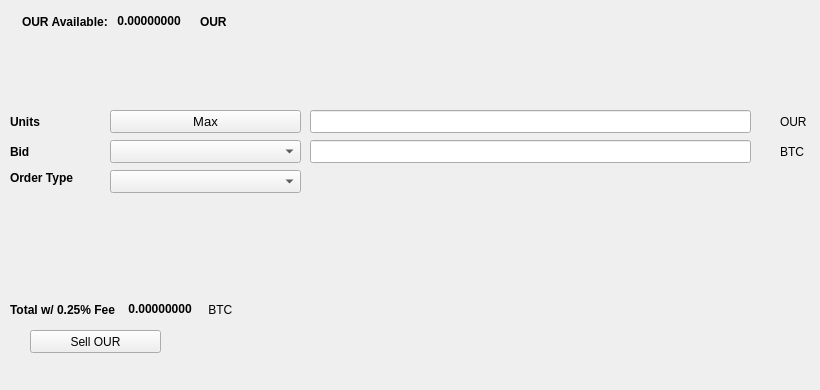
   <widget class="QWidget" name="SellTab">
    <attribute name="title">
     <string>Sell</string>
    </attribute>
    <widget class="QLabel" name="label_16">
     <property name="geometry">
      <rect>
       <x>780</x>
       <y>140</y>
       <width>31</width>
       <height>23</height>
      </rect>
     </property>
     <property name="text">
      <string>BTC</string>
     </property>
    </widget>
    <widget class="QComboBox" name="SellBidcomboBox">
     <property name="geometry">
      <rect>
       <x>110</x>
       <y>140</y>
       <width>191</width>
       <height>23</height>
      </rect>
     </property>
     <property name="font">
      <font>
       <pointsize>10</pointsize>
      </font>
     </property>
    </widget>
    <widget class="QLabel" name="label_18">
     <property name="geometry">
      <rect>
       <x>10</x>
       <y>110</y>
       <width>46</width>
       <height>23</height>
      </rect>
     </property>
     <property name="font">
      <font>
       <weight>75</weight>
       <bold>true</bold>
      </font>
     </property>
     <property name="text">
      <string>Units</string>
     </property>
    </widget>
    <widget class="QPushButton" name="Sell_Max_Amount">
     <property name="geometry">
      <rect>
       <x>110</x>
       <y>110</y>
       <width>191</width>
       <height>23</height>
      </rect>
     </property>
     <property name="font">
      <font>
       <pointsize>10</pointsize>
      </font>
     </property>
     <property name="text">
      <string>Max</string>
     </property>
    </widget>
    <widget class="QLabel" name="label_20">
     <property name="geometry">
      <rect>
       <x>10</x>
       <y>170</y>
       <width>91</width>
       <height>16</height>
      </rect>
     </property>
     <property name="font">
      <font>
       <weight>75</weight>
       <bold>true</bold>
      </font>
     </property>
     <property name="text">
      <string>Order Type</string>
     </property>
    </widget>
    <widget class="QComboBox" name="SellOrdertypeCombo">
     <property name="geometry">
      <rect>
       <x>110</x>
       <y>170</y>
       <width>191</width>
       <height>23</height>
      </rect>
     </property>
     <property name="font">
      <font>
       <pointsize>10</pointsize>
      </font>
     </property>
    </widget>
    <widget class="QLabel" name="label_21">
     <property name="geometry">
      <rect>
       <x>10</x>
       <y>140</y>
       <width>46</width>
       <height>23</height>
      </rect>
     </property>
     <property name="font">
      <font>
       <weight>75</weight>
       <bold>true</bold>
      </font>
     </property>
     <property name="text">
      <string>Bid</string>
     </property>
    </widget>
    <widget class="QLabel" name="label_22">
     <property name="geometry">
      <rect>
       <x>780</x>
       <y>110</y>
       <width>31</width>
       <height>23</height>
      </rect>
     </property>
     <property name="text">
      <string>OUR</string>
     </property>
    </widget>
    <widget class="QLineEdit" name="UnitsInputOUR">
     <property name="geometry">
      <rect>
       <x>310</x>
       <y>110</y>
       <width>441</width>
       <height>23</height>
      </rect>
     </property>
     <property name="font">
      <font>
       <pointsize>9</pointsize>
       <weight>75</weight>
       <bold>true</bold>
      </font>
     </property>
    </widget>
    <widget class="QLineEdit" name="SellBidPriceEdit">
     <property name="geometry">
      <rect>
       <x>310</x>
       <y>140</y>
       <width>441</width>
       <height>23</height>
      </rect>
     </property>
     <property name="font">
      <font>
       <pointsize>9</pointsize>
       <weight>75</weight>
       <bold>true</bold>
      </font>
     </property>
    </widget>
    <widget class="QPushButton" name="SellOURBTN">
     <property name="geometry">
      <rect>
       <x>30</x>
       <y>330</y>
       <width>131</width>
       <height>23</height>
      </rect>
     </property>
     <property name="text">
      <string>Sell OUR</string>
     </property>
     <property name="icon">
      <iconset resource="../ourcoin">
       <normaloff>:/icons/bitcoin</normaloff>:/icons/bitcoin</iconset>
     </property>
    </widget>
    <widget class="QWidget" name="layoutWidget3">
     <property name="geometry">
      <rect>
       <x>22</x>
       <y>12</y>
       <width>258</width>
       <height>19</height>
      </rect>
     </property>
     <layout class="QHBoxLayout" name="horizontalLayout">
      <item>
       <widget class="QLabel" name="label232_2">
        <property name="font">
         <font>
          <weight>75</weight>
          <bold>true</bold>
         </font>
        </property>
        <property name="text">
         <string>OUR Available:</string>
        </property>
       </widget>
      </item>
      <item>
       <widget class="QLabel" name="OURAvailableLabel">
        <property name="palette">
         <palette>
          <active>
           <colorrole role="WindowText">
            <brush brushstyle="SolidPattern">
             <color alpha="255">
              <red>0</red>
              <green>0</green>
              <blue>0</blue>
             </color>
            </brush>
           </colorrole>
           <colorrole role="Button">
            <brush brushstyle="SolidPattern">
             <color alpha="255">
              <red>0</red>
              <green>170</green>
              <blue>0</blue>
             </color>
            </brush>
           </colorrole>
           <colorrole role="Light">
            <brush brushstyle="SolidPattern">
             <color alpha="255">
              <red>0</red>
              <green>255</green>
              <blue>0</blue>
             </color>
            </brush>
           </colorrole>
           <colorrole role="Midlight">
            <brush brushstyle="SolidPattern">
             <color alpha="255">
              <red>0</red>
              <green>212</green>
              <blue>0</blue>
             </color>
            </brush>
           </colorrole>
           <colorrole role="Dark">
            <brush brushstyle="SolidPattern">
             <color alpha="255">
              <red>0</red>
              <green>85</green>
              <blue>0</blue>
             </color>
            </brush>
           </colorrole>
           <colorrole role="Mid">
            <brush brushstyle="SolidPattern">
             <color alpha="255">
              <red>0</red>
              <green>113</green>
              <blue>0</blue>
             </color>
            </brush>
           </colorrole>
           <colorrole role="Text">
            <brush brushstyle="SolidPattern">
             <color alpha="255">
              <red>0</red>
              <green>170</green>
              <blue>0</blue>
             </color>
            </brush>
           </colorrole>
           <colorrole role="BrightText">
            <brush brushstyle="SolidPattern">
             <color alpha="255">
              <red>255</red>
              <green>255</green>
              <blue>255</blue>
             </color>
            </brush>
           </colorrole>
           <colorrole role="ButtonText">
            <brush brushstyle="SolidPattern">
             <color alpha="255">
              <red>0</red>
              <green>0</green>
              <blue>0</blue>
             </color>
            </brush>
           </colorrole>
           <colorrole role="Base">
            <brush brushstyle="SolidPattern">
             <color alpha="255">
              <red>255</red>
              <green>255</green>
              <blue>255</blue>
             </color>
            </brush>
           </colorrole>
           <colorrole role="Window">
            <brush brushstyle="SolidPattern">
             <color alpha="255">
              <red>0</red>
              <green>170</green>
              <blue>0</blue>
             </color>
            </brush>
           </colorrole>
           <colorrole role="Shadow">
            <brush brushstyle="SolidPattern">
             <color alpha="255">
              <red>0</red>
              <green>0</green>
              <blue>0</blue>
             </color>
            </brush>
           </colorrole>
           <colorrole role="AlternateBase">
            <brush brushstyle="SolidPattern">
             <color alpha="255">
              <red>127</red>
              <green>212</green>
              <blue>127</blue>
             </color>
            </brush>
           </colorrole>
           <colorrole role="ToolTipBase">
            <brush brushstyle="SolidPattern">
             <color alpha="255">
              <red>255</red>
              <green>255</green>
              <blue>220</blue>
             </color>
            </brush>
           </colorrole>
           <colorrole role="ToolTipText">
            <brush brushstyle="SolidPattern">
             <color alpha="255">
              <red>0</red>
              <green>0</green>
              <blue>0</blue>
             </color>
            </brush>
           </colorrole>
          </active>
          <inactive>
           <colorrole role="WindowText">
            <brush brushstyle="SolidPattern">
             <color alpha="255">
              <red>0</red>
              <green>0</green>
              <blue>0</blue>
             </color>
            </brush>
           </colorrole>
           <colorrole role="Button">
            <brush brushstyle="SolidPattern">
             <color alpha="255">
              <red>0</red>
              <green>170</green>
              <blue>0</blue>
             </color>
            </brush>
           </colorrole>
           <colorrole role="Light">
            <brush brushstyle="SolidPattern">
             <color alpha="255">
              <red>0</red>
              <green>255</green>
              <blue>0</blue>
             </color>
            </brush>
           </colorrole>
           <colorrole role="Midlight">
            <brush brushstyle="SolidPattern">
             <color alpha="255">
              <red>0</red>
              <green>212</green>
              <blue>0</blue>
             </color>
            </brush>
           </colorrole>
           <colorrole role="Dark">
            <brush brushstyle="SolidPattern">
             <color alpha="255">
              <red>0</red>
              <green>85</green>
              <blue>0</blue>
             </color>
            </brush>
           </colorrole>
           <colorrole role="Mid">
            <brush brushstyle="SolidPattern">
             <color alpha="255">
              <red>0</red>
              <green>113</green>
              <blue>0</blue>
             </color>
            </brush>
           </colorrole>
           <colorrole role="Text">
            <brush brushstyle="SolidPattern">
             <color alpha="255">
              <red>0</red>
              <green>170</green>
              <blue>0</blue>
             </color>
            </brush>
           </colorrole>
           <colorrole role="BrightText">
            <brush brushstyle="SolidPattern">
             <color alpha="255">
              <red>255</red>
              <green>255</green>
              <blue>255</blue>
             </color>
            </brush>
           </colorrole>
           <colorrole role="ButtonText">
            <brush brushstyle="SolidPattern">
             <color alpha="255">
              <red>0</red>
              <green>0</green>
              <blue>0</blue>
             </color>
            </brush>
           </colorrole>
           <colorrole role="Base">
            <brush brushstyle="SolidPattern">
             <color alpha="255">
              <red>255</red>
              <green>255</green>
              <blue>255</blue>
             </color>
            </brush>
           </colorrole>
           <colorrole role="Window">
            <brush brushstyle="SolidPattern">
             <color alpha="255">
              <red>0</red>
              <green>170</green>
              <blue>0</blue>
             </color>
            </brush>
           </colorrole>
           <colorrole role="Shadow">
            <brush brushstyle="SolidPattern">
             <color alpha="255">
              <red>0</red>
              <green>0</green>
              <blue>0</blue>
             </color>
            </brush>
           </colorrole>
           <colorrole role="AlternateBase">
            <brush brushstyle="SolidPattern">
             <color alpha="255">
              <red>127</red>
              <green>212</green>
              <blue>127</blue>
             </color>
            </brush>
           </colorrole>
           <colorrole role="ToolTipBase">
            <brush brushstyle="SolidPattern">
             <color alpha="255">
              <red>255</red>
              <green>255</green>
              <blue>220</blue>
             </color>
            </brush>
           </colorrole>
           <colorrole role="ToolTipText">
            <brush brushstyle="SolidPattern">
             <color alpha="255">
              <red>0</red>
              <green>0</green>
              <blue>0</blue>
             </color>
            </brush>
           </colorrole>
          </inactive>
          <disabled>
           <colorrole role="WindowText">
            <brush brushstyle="SolidPattern">
             <color alpha="255">
              <red>0</red>
              <green>85</green>
              <blue>0</blue>
             </color>
            </brush>
           </colorrole>
           <colorrole role="Button">
            <brush brushstyle="SolidPattern">
             <color alpha="255">
              <red>0</red>
              <green>170</green>
              <blue>0</blue>
             </color>
            </brush>
           </colorrole>
           <colorrole role="Light">
            <brush brushstyle="SolidPattern">
             <color alpha="255">
              <red>0</red>
              <green>255</green>
              <blue>0</blue>
             </color>
            </brush>
           </colorrole>
           <colorrole role="Midlight">
            <brush brushstyle="SolidPattern">
             <color alpha="255">
              <red>0</red>
              <green>212</green>
              <blue>0</blue>
             </color>
            </brush>
           </colorrole>
           <colorrole role="Dark">
            <brush brushstyle="SolidPattern">
             <color alpha="255">
              <red>0</red>
              <green>85</green>
              <blue>0</blue>
             </color>
            </brush>
           </colorrole>
           <colorrole role="Mid">
            <brush brushstyle="SolidPattern">
             <color alpha="255">
              <red>0</red>
              <green>113</green>
              <blue>0</blue>
             </color>
            </brush>
           </colorrole>
           <colorrole role="Text">
            <brush brushstyle="SolidPattern">
             <color alpha="255">
              <red>0</red>
              <green>85</green>
              <blue>0</blue>
             </color>
            </brush>
           </colorrole>
           <colorrole role="BrightText">
            <brush brushstyle="SolidPattern">
             <color alpha="255">
              <red>255</red>
              <green>255</green>
              <blue>255</blue>
             </color>
            </brush>
           </colorrole>
           <colorrole role="ButtonText">
            <brush brushstyle="SolidPattern">
             <color alpha="255">
              <red>0</red>
              <green>85</green>
              <blue>0</blue>
             </color>
            </brush>
           </colorrole>
           <colorrole role="Base">
            <brush brushstyle="SolidPattern">
             <color alpha="255">
              <red>0</red>
              <green>170</green>
              <blue>0</blue>
             </color>
            </brush>
           </colorrole>
           <colorrole role="Window">
            <brush brushstyle="SolidPattern">
             <color alpha="255">
              <red>0</red>
              <green>170</green>
              <blue>0</blue>
             </color>
            </brush>
           </colorrole>
           <colorrole role="Shadow">
            <brush brushstyle="SolidPattern">
             <color alpha="255">
              <red>0</red>
              <green>0</green>
              <blue>0</blue>
             </color>
            </brush>
           </colorrole>
           <colorrole role="AlternateBase">
            <brush brushstyle="SolidPattern">
             <color alpha="255">
              <red>0</red>
              <green>170</green>
              <blue>0</blue>
             </color>
            </brush>
           </colorrole>
           <colorrole role="ToolTipBase">
            <brush brushstyle="SolidPattern">
             <color alpha="255">
              <red>255</red>
              <green>255</green>
              <blue>220</blue>
             </color>
            </brush>
           </colorrole>
           <colorrole role="ToolTipText">
            <brush brushstyle="SolidPattern">
             <color alpha="255">
              <red>0</red>
              <green>0</green>
              <blue>0</blue>
             </color>
            </brush>
           </colorrole>
          </disabled>
         </palette>
        </property>
        <property name="font">
         <font>
          <weight>75</weight>
          <bold>true</bold>
         </font>
        </property>
        <property name="text">
         <string> 0.00000000 </string>
        </property>
        <property name="textInteractionFlags">
         <set>Qt::LinksAccessibleByMouse|Qt::TextSelectableByKeyboard|Qt::TextSelectableByMouse</set>
        </property>
       </widget>
      </item>
      <item>
       <widget class="QLabel" name="labelOUR">
        <property name="font">
         <font>
          <weight>75</weight>
          <bold>true</bold>
         </font>
        </property>
        <property name="text">
         <string>OUR</string>
        </property>
       </widget>
      </item>
     </layout>
    </widget>
    <widget class="QWidget" name="layoutWidget">
     <property name="geometry">
      <rect>
       <x>10</x>
       <y>300</y>
       <width>268</width>
       <height>19</height>
      </rect>
     </property>
     <layout class="QHBoxLayout" name="horizontalLayout_2">
      <item>
       <widget class="QLabel" name="label_19">
        <property name="font">
         <font>
          <weight>75</weight>
          <bold>true</bold>
         </font>
        </property>
        <property name="text">
         <string>Total w/ 0.25% Fee </string>
        </property>
       </widget>
      </item>
      <item>
       <widget class="QLabel" name="SellCostLabel">
        <property name="palette">
         <palette>
          <active>
           <colorrole role="WindowText">
            <brush brushstyle="SolidPattern">
             <color alpha="255">
              <red>0</red>
              <green>0</green>
              <blue>0</blue>
             </color>
            </brush>
           </colorrole>
           <colorrole role="Button">
            <brush brushstyle="SolidPattern">
             <color alpha="255">
              <red>0</red>
              <green>170</green>
              <blue>0</blue>
             </color>
            </brush>
           </colorrole>
           <colorrole role="Light">
            <brush brushstyle="SolidPattern">
             <color alpha="255">
              <red>0</red>
              <green>255</green>
              <blue>0</blue>
             </color>
            </brush>
           </colorrole>
           <colorrole role="Midlight">
            <brush brushstyle="SolidPattern">
             <color alpha="255">
              <red>0</red>
              <green>212</green>
              <blue>0</blue>
             </color>
            </brush>
           </colorrole>
           <colorrole role="Dark">
            <brush brushstyle="SolidPattern">
             <color alpha="255">
              <red>0</red>
              <green>85</green>
              <blue>0</blue>
             </color>
            </brush>
           </colorrole>
           <colorrole role="Mid">
            <brush brushstyle="SolidPattern">
             <color alpha="255">
              <red>0</red>
              <green>113</green>
              <blue>0</blue>
             </color>
            </brush>
           </colorrole>
           <colorrole role="Text">
            <brush brushstyle="SolidPattern">
             <color alpha="255">
              <red>0</red>
              <green>170</green>
              <blue>0</blue>
             </color>
            </brush>
           </colorrole>
           <colorrole role="BrightText">
            <brush brushstyle="SolidPattern">
             <color alpha="255">
              <red>255</red>
              <green>255</green>
              <blue>255</blue>
             </color>
            </brush>
           </colorrole>
           <colorrole role="ButtonText">
            <brush brushstyle="SolidPattern">
             <color alpha="255">
              <red>0</red>
              <green>0</green>
              <blue>0</blue>
             </color>
            </brush>
           </colorrole>
           <colorrole role="Base">
            <brush brushstyle="SolidPattern">
             <color alpha="255">
              <red>255</red>
              <green>255</green>
              <blue>255</blue>
             </color>
            </brush>
           </colorrole>
           <colorrole role="Window">
            <brush brushstyle="SolidPattern">
             <color alpha="255">
              <red>0</red>
              <green>170</green>
              <blue>0</blue>
             </color>
            </brush>
           </colorrole>
           <colorrole role="Shadow">
            <brush brushstyle="SolidPattern">
             <color alpha="255">
              <red>0</red>
              <green>0</green>
              <blue>0</blue>
             </color>
            </brush>
           </colorrole>
           <colorrole role="AlternateBase">
            <brush brushstyle="SolidPattern">
             <color alpha="255">
              <red>127</red>
              <green>212</green>
              <blue>127</blue>
             </color>
            </brush>
           </colorrole>
           <colorrole role="ToolTipBase">
            <brush brushstyle="SolidPattern">
             <color alpha="255">
              <red>255</red>
              <green>255</green>
              <blue>220</blue>
             </color>
            </brush>
           </colorrole>
           <colorrole role="ToolTipText">
            <brush brushstyle="SolidPattern">
             <color alpha="255">
              <red>0</red>
              <green>0</green>
              <blue>0</blue>
             </color>
            </brush>
           </colorrole>
          </active>
          <inactive>
           <colorrole role="WindowText">
            <brush brushstyle="SolidPattern">
             <color alpha="255">
              <red>0</red>
              <green>0</green>
              <blue>0</blue>
             </color>
            </brush>
           </colorrole>
           <colorrole role="Button">
            <brush brushstyle="SolidPattern">
             <color alpha="255">
              <red>0</red>
              <green>170</green>
              <blue>0</blue>
             </color>
            </brush>
           </colorrole>
           <colorrole role="Light">
            <brush brushstyle="SolidPattern">
             <color alpha="255">
              <red>0</red>
              <green>255</green>
              <blue>0</blue>
             </color>
            </brush>
           </colorrole>
           <colorrole role="Midlight">
            <brush brushstyle="SolidPattern">
             <color alpha="255">
              <red>0</red>
              <green>212</green>
              <blue>0</blue>
             </color>
            </brush>
           </colorrole>
           <colorrole role="Dark">
            <brush brushstyle="SolidPattern">
             <color alpha="255">
              <red>0</red>
              <green>85</green>
              <blue>0</blue>
             </color>
            </brush>
           </colorrole>
           <colorrole role="Mid">
            <brush brushstyle="SolidPattern">
             <color alpha="255">
              <red>0</red>
              <green>113</green>
              <blue>0</blue>
             </color>
            </brush>
           </colorrole>
           <colorrole role="Text">
            <brush brushstyle="SolidPattern">
             <color alpha="255">
              <red>0</red>
              <green>170</green>
              <blue>0</blue>
             </color>
            </brush>
           </colorrole>
           <colorrole role="BrightText">
            <brush brushstyle="SolidPattern">
             <color alpha="255">
              <red>255</red>
              <green>255</green>
              <blue>255</blue>
             </color>
            </brush>
           </colorrole>
           <colorrole role="ButtonText">
            <brush brushstyle="SolidPattern">
             <color alpha="255">
              <red>0</red>
              <green>0</green>
              <blue>0</blue>
             </color>
            </brush>
           </colorrole>
           <colorrole role="Base">
            <brush brushstyle="SolidPattern">
             <color alpha="255">
              <red>255</red>
              <green>255</green>
              <blue>255</blue>
             </color>
            </brush>
           </colorrole>
           <colorrole role="Window">
            <brush brushstyle="SolidPattern">
             <color alpha="255">
              <red>0</red>
              <green>170</green>
              <blue>0</blue>
             </color>
            </brush>
           </colorrole>
           <colorrole role="Shadow">
            <brush brushstyle="SolidPattern">
             <color alpha="255">
              <red>0</red>
              <green>0</green>
              <blue>0</blue>
             </color>
            </brush>
           </colorrole>
           <colorrole role="AlternateBase">
            <brush brushstyle="SolidPattern">
             <color alpha="255">
              <red>127</red>
              <green>212</green>
              <blue>127</blue>
             </color>
            </brush>
           </colorrole>
           <colorrole role="ToolTipBase">
            <brush brushstyle="SolidPattern">
             <color alpha="255">
              <red>255</red>
              <green>255</green>
              <blue>220</blue>
             </color>
            </brush>
           </colorrole>
           <colorrole role="ToolTipText">
            <brush brushstyle="SolidPattern">
             <color alpha="255">
              <red>0</red>
              <green>0</green>
              <blue>0</blue>
             </color>
            </brush>
           </colorrole>
          </inactive>
          <disabled>
           <colorrole role="WindowText">
            <brush brushstyle="SolidPattern">
             <color alpha="255">
              <red>0</red>
              <green>85</green>
              <blue>0</blue>
             </color>
            </brush>
           </colorrole>
           <colorrole role="Button">
            <brush brushstyle="SolidPattern">
             <color alpha="255">
              <red>0</red>
              <green>170</green>
              <blue>0</blue>
             </color>
            </brush>
           </colorrole>
           <colorrole role="Light">
            <brush brushstyle="SolidPattern">
             <color alpha="255">
              <red>0</red>
              <green>255</green>
              <blue>0</blue>
             </color>
            </brush>
           </colorrole>
           <colorrole role="Midlight">
            <brush brushstyle="SolidPattern">
             <color alpha="255">
              <red>0</red>
              <green>212</green>
              <blue>0</blue>
             </color>
            </brush>
           </colorrole>
           <colorrole role="Dark">
            <brush brushstyle="SolidPattern">
             <color alpha="255">
              <red>0</red>
              <green>85</green>
              <blue>0</blue>
             </color>
            </brush>
           </colorrole>
           <colorrole role="Mid">
            <brush brushstyle="SolidPattern">
             <color alpha="255">
              <red>0</red>
              <green>113</green>
              <blue>0</blue>
             </color>
            </brush>
           </colorrole>
           <colorrole role="Text">
            <brush brushstyle="SolidPattern">
             <color alpha="255">
              <red>0</red>
              <green>85</green>
              <blue>0</blue>
             </color>
            </brush>
           </colorrole>
           <colorrole role="BrightText">
            <brush brushstyle="SolidPattern">
             <color alpha="255">
              <red>255</red>
              <green>255</green>
              <blue>255</blue>
             </color>
            </brush>
           </colorrole>
           <colorrole role="ButtonText">
            <brush brushstyle="SolidPattern">
             <color alpha="255">
              <red>0</red>
              <green>85</green>
              <blue>0</blue>
             </color>
            </brush>
           </colorrole>
           <colorrole role="Base">
            <brush brushstyle="SolidPattern">
             <color alpha="255">
              <red>0</red>
              <green>170</green>
              <blue>0</blue>
             </color>
            </brush>
           </colorrole>
           <colorrole role="Window">
            <brush brushstyle="SolidPattern">
             <color alpha="255">
              <red>0</red>
              <green>170</green>
              <blue>0</blue>
             </color>
            </brush>
           </colorrole>
           <colorrole role="Shadow">
            <brush brushstyle="SolidPattern">
             <color alpha="255">
              <red>0</red>
              <green>0</green>
              <blue>0</blue>
             </color>
            </brush>
           </colorrole>
           <colorrole role="AlternateBase">
            <brush brushstyle="SolidPattern">
             <color alpha="255">
              <red>0</red>
              <green>170</green>
              <blue>0</blue>
             </color>
            </brush>
           </colorrole>
           <colorrole role="ToolTipBase">
            <brush brushstyle="SolidPattern">
             <color alpha="255">
              <red>255</red>
              <green>255</green>
              <blue>220</blue>
             </color>
            </brush>
           </colorrole>
           <colorrole role="ToolTipText">
            <brush brushstyle="SolidPattern">
             <color alpha="255">
              <red>0</red>
              <green>0</green>
              <blue>0</blue>
             </color>
            </brush>
           </colorrole>
          </disabled>
         </palette>
        </property>
        <property name="font">
         <font>
          <weight>75</weight>
          <bold>true</bold>
         </font>
        </property>
        <property name="autoFillBackground">
         <bool>false</bool>
        </property>
        <property name="text">
         <string> 0.00000000</string>
        </property>
        <property name="textInteractionFlags">
         <set>Qt::LinksAccessibleByMouse|Qt::TextSelectableByMouse</set>
        </property>
       </widget>
      </item>
      <item>
       <widget class="QLabel" name="label_17">
        <property name="font">
         <font>
          <weight>50</weight>
          <bold>false</bold>
         </font>
        </property>
        <property name="text">
         <string> BTC</string>
        </property>
       </widget>
      </item>
     </layout>
    </widget>
    <widget class="QLabel" name="label_23">
     <property name="geometry">
      <rect>
       <x>460</x>
       <y>300</y>
       <width>281</width>
       <height>81</height>
      </rect>
     </property>
     <property name="text">
      <string/>
     </property>
     <property name="pixmap">
      <pixmap>:/images/bittrex</pixmap>
     </property>
    </widget>
   </widget>
